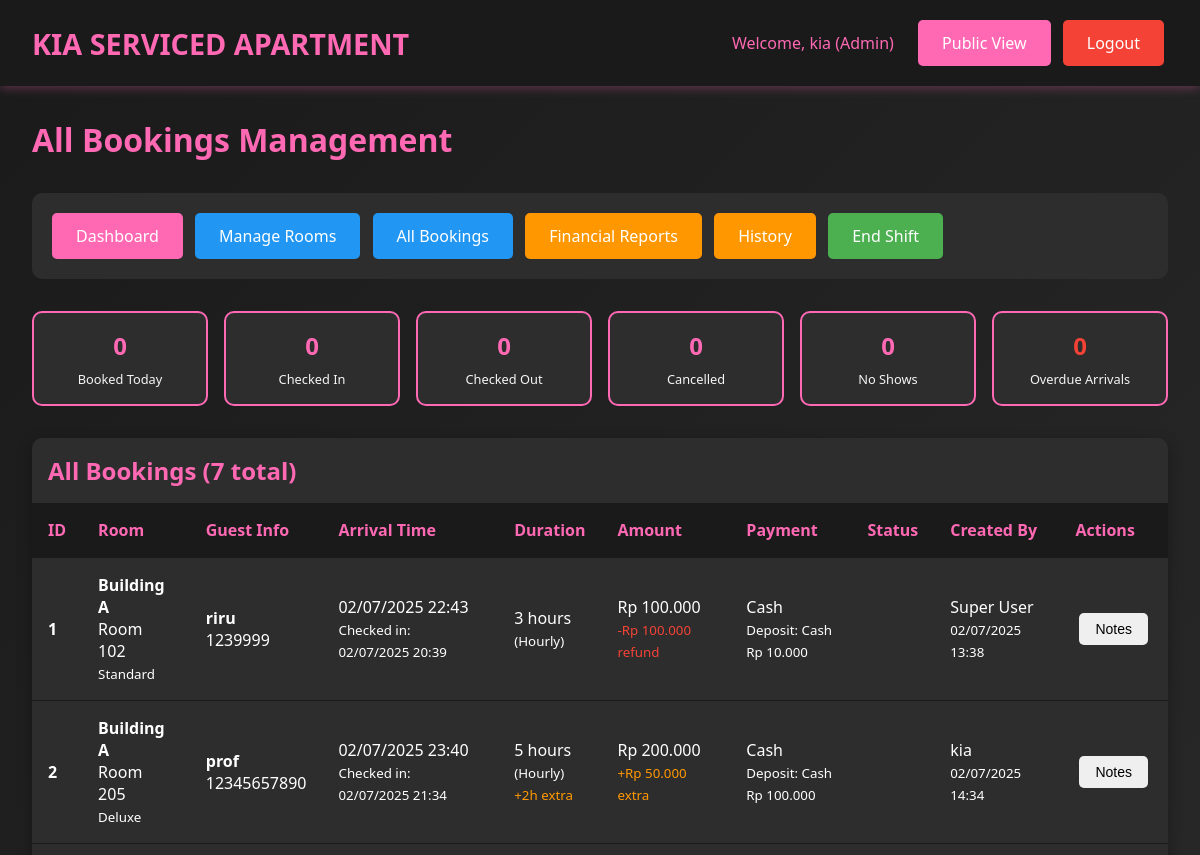
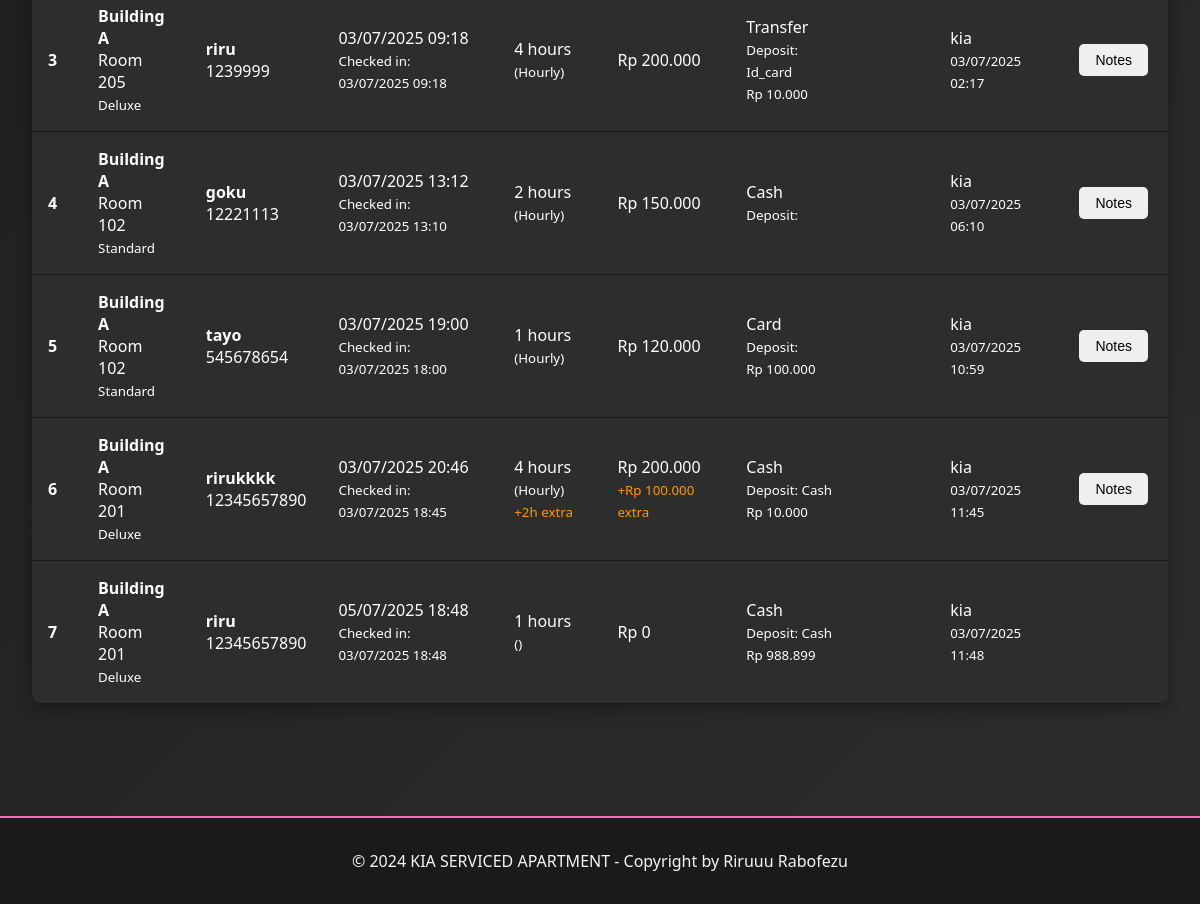
The app's page /admin/bookings.php (signed in), older data (2 pictures, top to bottom).
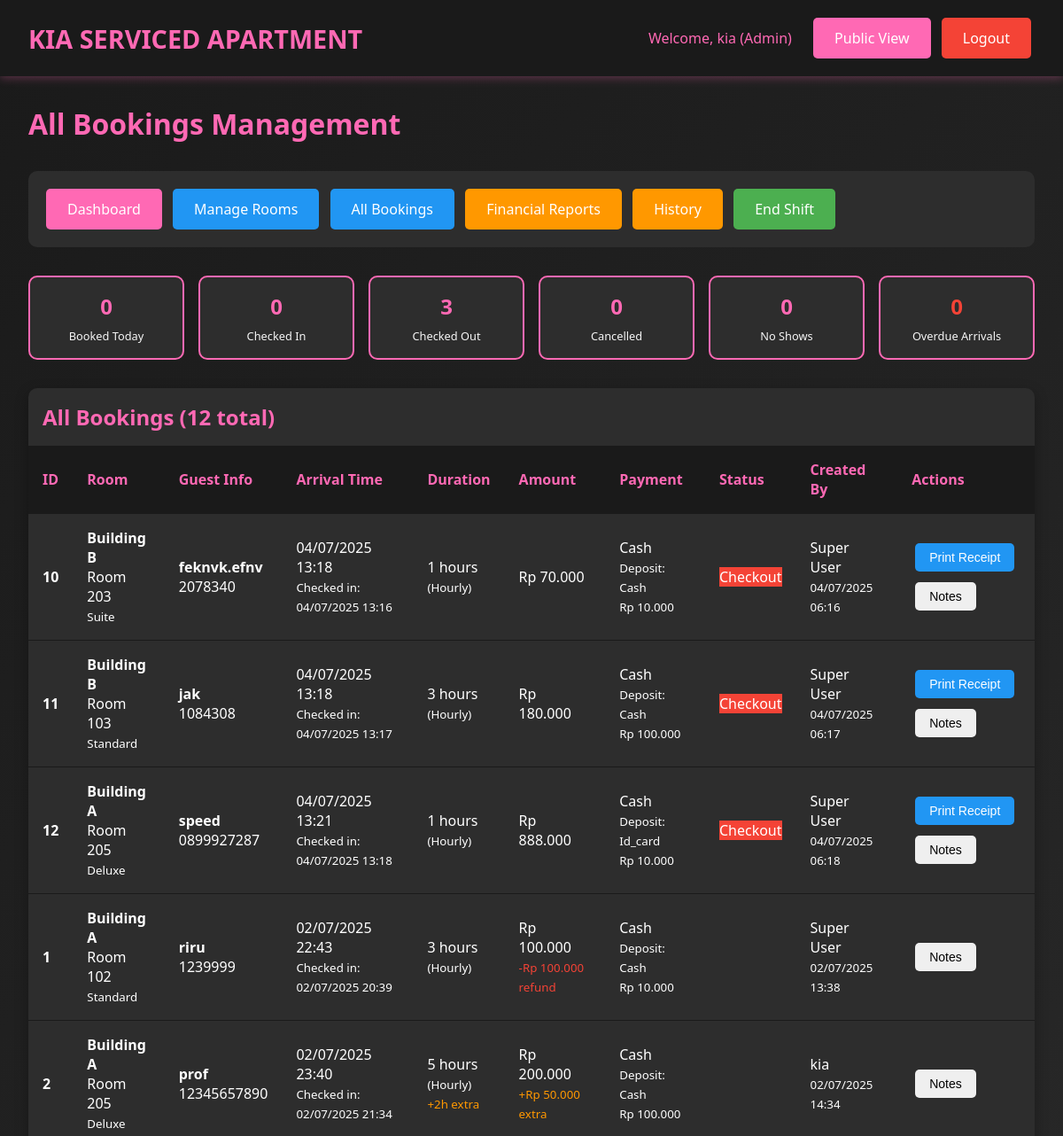
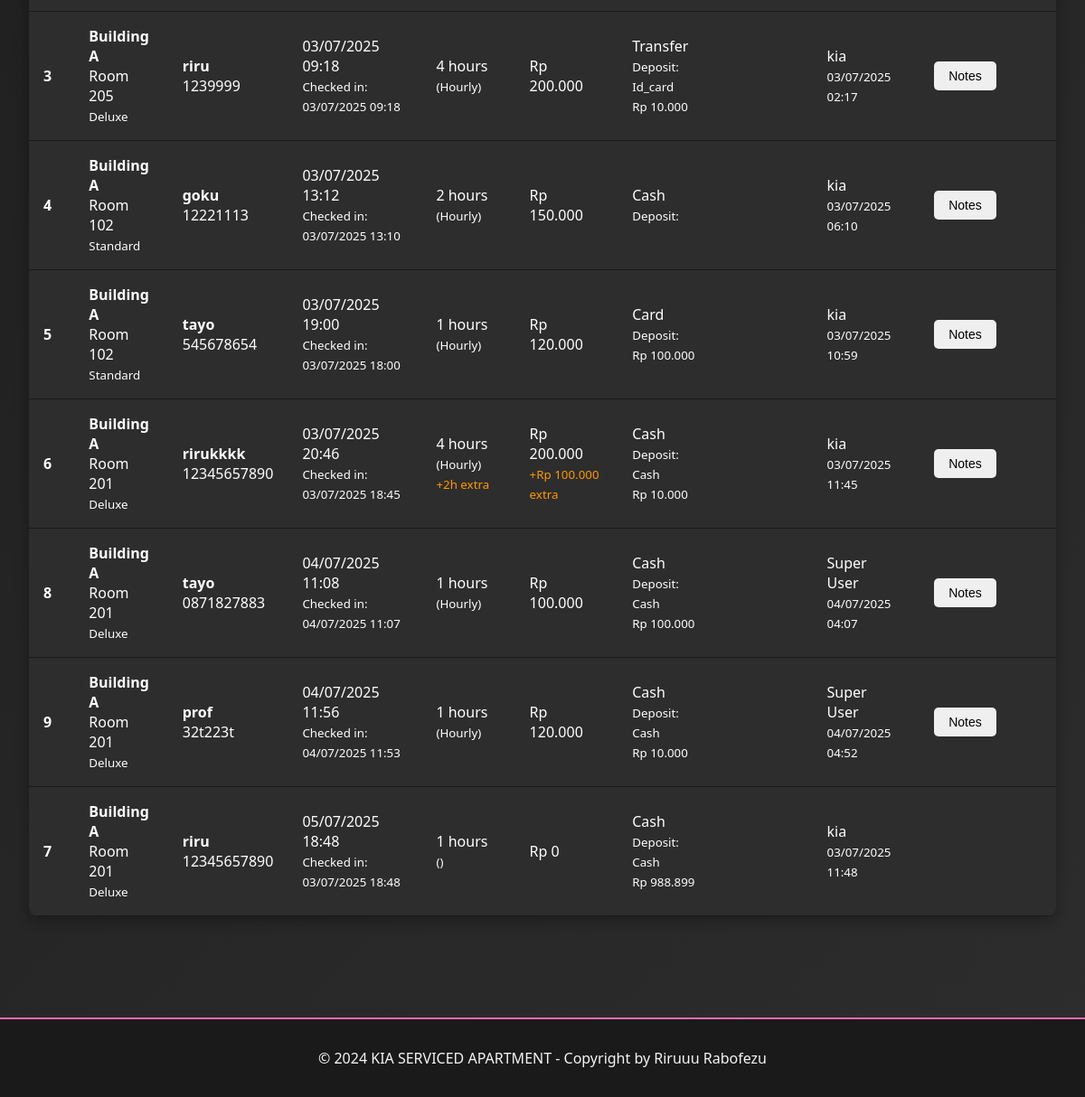
The same page, newer data (2 pictures, top to bottom).
### tables this page shows
CREATE TABLE `bookings` (
  `id` int(11) NOT NULL,
  `room_id` int(11) NOT NULL,
  `guest_name` varchar(100) NOT NULL,
  `arrival_time` datetime NOT NULL,
  `phone_number` varchar(20) NOT NULL,
  `duration_type` enum('hourly','fullday') NOT NULL,
  `duration_hours` int(11) NOT NULL,
  `price_amount` decimal(10,2) NOT NULL,
  `payment_method` varchar(50) NOT NULL,
  `deposit_type` enum('cash','id_card') NOT NULL,
  `deposit_amount` decimal(10,2) DEFAULT 0.00,
  `notes` text DEFAULT NULL,
  `status` enum('booked','checkin','checkout','cancelled','no_show') DEFAULT 'booked',
  `checkin_time` datetime DEFAULT NULL,
  `checkout_time` datetime DEFAULT NULL,
  `extra_time_hours` int(11) DEFAULT 0,
  `extra_time_amount` decimal(10,2) DEFAULT 0.00,
  `refund_amount` decimal(10,2) DEFAULT 0.00,
  `refund_method` varchar(50) DEFAULT NULL,
  `created_by` int(11) NOT NULL,
  `created_at` timestamp NOT NULL DEFAULT current_timestamp(),
  `updated_at` timestamp NOT NULL DEFAULT current_timestamp() ON UPDATE current_timestamp()
);

CREATE TABLE `rooms` (
  `id` int(11) NOT NULL,
  `location` varchar(100) NOT NULL,
  `floor_number` int(11) NOT NULL,
  `room_number` varchar(20) NOT NULL,
  `room_type` varchar(50) NOT NULL,
  `wifi_name` varchar(100) DEFAULT NULL,
  `wifi_password` varchar(100) DEFAULT NULL,
  `status` enum('ready','booked','checkin','checkout') DEFAULT 'ready',
  `created_at` timestamp NOT NULL DEFAULT current_timestamp(),
  `updated_at` timestamp NOT NULL DEFAULT current_timestamp() ON UPDATE current_timestamp()
);

CREATE TABLE `users` (
  `id` int(11) NOT NULL,
  `username` varchar(50) NOT NULL,
  `password` varchar(255) NOT NULL,
  `full_name` varchar(100) NOT NULL,
  `role` enum('superuser','admin','cashier') NOT NULL,
  `created_at` timestamp NOT NULL DEFAULT current_timestamp(),
  `updated_at` timestamp NOT NULL DEFAULT current_timestamp() ON UPDATE current_timestamp()
);

### includes/config.php (called while the page is built, shortened)
<?php
function formatCurrency($amount) {
    return 'Rp ' . number_format($amount, 0, ',', '.');
}
function formatDateTime($datetime) {
    return date('d/m/Y H:i', strtotime($datetime));
}
?>

### admin/bookings.php (the view, shortened to what this page needs)
<?php
require_once "../includes/config.php";
$sql = "SELECT b.*, r.room_number, r.location, r.room_type, u.full_name as created_by_name
        FROM bookings b
        JOIN rooms r ON b.room_id = r.id
        JOIN users u ON b.created_by = u.id
        ORDER BY
            CASE
                WHEN b.status = \"booked\" AND b.arrival_time < NOW() THEN 1
                WHEN b.status = \"booked\" THEN 2
                WHEN b.status = \"checkin\" THEN 3
                WHEN b.status = \"checkout\" THEN 4
                ELSE 5
            END,
            b.arrival_time ASC";
$stmt = $pdo->prepare($sql);
$stmt->execute();
$bookings = $stmt->fetchAll();
$stmt = $pdo->query("SELECT
    COUNT(CASE WHEN status = \"booked\" THEN 1 END) as booked,
    COUNT(CASE WHEN status = \"checkin\" THEN 1 END) as checkin,
    COUNT(CASE WHEN status = \"checkout\" THEN 1 END) as checkout,
    COUNT(CASE WHEN status = \"cancelled\" THEN 1 END) as cancelled,
    COUNT(CASE WHEN status = \"no_show\" THEN 1 END) as no_show,
    COUNT(CASE WHEN status = \"booked\" AND arrival_time < NOW() THEN 1 END) as overdue
    FROM bookings
    WHERE DATE(created_at) = CURDATE()");
$stats = $stmt->fetch();
?>
<!DOCTYPE html>
<html lang="id">
<head>
    <link rel="stylesheet" href="../assets/css/style.css">
</head>
<body>
    <header class="header">
        <div class="header-content">
            <a href="../index.php" class="logo">KIA SERVICED APARTMENT</a>
            <div>
                <span style="color: var(--primary-pink); margin-right: 1rem;">
                    Welcome, <?php echo htmlspecialchars($_SESSION["full_name"]); ?> (<?php echo ucfirst($_SESSION["user_role"]); ?>)
                </span>
                <a href="../index.php" class="btn btn-primary">Public View</a>
                <a href="../includes/logout.php" class="btn btn-danger">Logout</a>
            </div>
        </div>
    </header>
    <div class="container">
        <h1 style="color: var(--primary-pink); margin-bottom: 2rem;">All Bookings Management</h1>
        <div style="background: var(--dark-gray); padding: 1rem; border-radius: 10px; margin-bottom: 2rem;">
            <a href="dashboard.php" class="btn btn-primary">Dashboard</a>
            <a href="rooms.php" class="btn btn-info">Manage Rooms</a>
            <a href="bookings.php" class="btn btn-info">All Bookings</a>
            <a href="reports.php" class="btn btn-warning">Financial Reports</a>
            <a href="history.php" class="btn btn-warning">History</a>
            <a href="shift_report.php" class="btn btn-success">End Shift</a>
        </div>
        <div class="booking-stats">
            <div class="stat-card">
                <div class="stat-number"><?php echo $stats["booked"]; ?></div>
                <div class="stat-label">Booked Today</div>
            </div>
            <div class="stat-card">
                <div class="stat-number"><?php echo $stats["checkin"]; ?></div>
                <div class="stat-label">Checked In</div>
            </div>
            <div class="stat-card">
                <div class="stat-number"><?php echo $stats["checkout"]; ?></div>
                <div class="stat-label">Checked Out</div>
            </div>
            <div class="stat-card">
                <div class="stat-number"><?php echo $stats["cancelled"]; ?></div>
                <div class="stat-label">Cancelled</div>
            </div>
            <div class="stat-card">
                <div class="stat-number"><?php echo $stats["no_show"]; ?></div>
                <div class="stat-label">No Shows</div>
            </div>
            <div class="stat-card">
                <div class="stat-number" style="color: var(--danger);"><?php echo $stats["overdue"]; ?></div>
                <div class="stat-label">Overdue Arrivals</div>
            </div>
        </div>
        <div class="table-container">
            <h2 style="color: var(--primary-pink); margin: 1rem;">
                All Bookings (<?php echo count($bookings); ?> total)
            </h2>
            <div style="overflow-x: auto;">
                <table class="table">
                    <thead>
                        <tr>
                            <th>ID</th>
                            <th>Room</th>
                            <th>Guest Info</th>
                            <th>Arrival Time</th>
                            <th>Duration</th>
                            <th>Amount</th>
                            <th>Payment</th>
                            <th>Status</th>
                            <th>Created By</th>
                            <th>Actions</th>
                        </tr>
                    </thead>
                    <tbody>
                        <?php foreach ($bookings as $booking): ?>
                            <?php
                            $is_overdue = ($booking["status"] == "booked" && strtotime($booking["arrival_time"]) < time());
                            $total_amount = $booking["price_amount"] + $booking["extra_time_amount"];
                            $total_hours = $booking["duration_hours"] + $booking["extra_time_hours"];
                            ?>
                            <tr class="booking-row <?php echo $is_overdue ? "overdue" : ""; ?>">
                                <td>
                                    <strong><?php echo $booking["id"]; ?></strong>
                                </td>
                                <td>
                                    <strong><?php echo htmlspecialchars($booking["location"]); ?></strong><br>
                                    Room <?php echo htmlspecialchars($booking["room_number"]); ?><br>
                                    <small><?php echo htmlspecialchars($booking["room_type"]); ?></small>
                                </td>
                                <td>
                                    <strong><?php echo htmlspecialchars($booking["guest_name"]); ?></strong><br>
                                    <?php echo htmlspecialchars($booking["phone_number"]); ?>
                                </td>
                                <td>
                                    <?php echo formatDateTime($booking["arrival_time"]); ?>
                                    <?php if ($booking["checkin_time"]): ?>
                                        <br><small>Checked in: <?php echo formatDateTime($booking["checkin_time"]); ?></small>
                                    <?php endif; ?>
                                </td>
                                <td>
                                    <?php echo $total_hours; ?> hours<br>
                                    <small>(<?php echo ucfirst($booking["duration_type"]); ?>)</small>
                                    <?php if ($booking["extra_time_hours"] > 0): ?>
                                        <br><small style="color: var(--warning);">+<?php echo $booking["extra_time_hours"]; ?>h extra</small>
                                    <?php endif; ?>
                                </td>
                                <td>
                                    <?php echo formatCurrency($total_amount); ?>
                                    <?php if ($booking["extra_time_amount"] > 0): ?>
                                        <br><small style="color: var(--warning);">+<?php echo formatCurrency($booking["extra_time_amount"]); ?> extra</small>
                                    <?php endif; ?>
                                    <?php if ($booking["refund_amount"] > 0): ?>
                                        <br><small style="color: var(--danger);">-<?php echo formatCurrency($booking["refund_amount"]); ?> refund</small>
                                    <?php endif; ?>
                                </td>
                                <td>
                                    <?php echo ucfirst($booking["payment_method"]); ?><br>
                                    <small>Deposit: <?php echo ucfirst($booking["deposit_type"]); ?></small>
                                    <?php if ($booking["deposit_amount"] > 0): ?>
                                        <br><small><?php echo formatCurrency($booking["deposit_amount"]); ?></small>
                                    <?php endif; ?>
                                </td>
                                <td>
                                    <span class="status-<?php echo $booking["status"]; ?>">
                                        <?php echo ucfirst(str_replace("_", " ", $booking["status"])); ?>
                                    </span>
                                </td>
                                <td>
                                    <?php echo htmlspecialchars($booking["created_by_name"]); ?><br>
                                    <small><?php echo formatDateTime($booking["created_at"]); ?></small>
                                </td>
                                <td>
                                    <div class="booking-actions">
                                        <?php if ($booking["status"] == "booked"): ?>
                                            <?php if ($is_overdue): ?>
                                                <button onclick="confirmArrival(<?php echo $booking["id"]; ?>)"
                                                        class="btn btn-success btn-sm">Confirm Arrival</button>
                                                <button onclick="markNoShow(<?php echo $booking["id"]; ?>)"
                                                        class="btn btn-danger btn-sm">No Show</button>
                                            <?php else: ?>
                                                <button onclick="checkinRoom(<?php echo $booking["id"]; ?>)"
                                                        class="btn btn-success btn-sm">Check In</button>
                                            <?php endif; ?>
                                            <button onclick="cancelBooking(<?php echo $booking["id"]; ?>)"
                                                    class="btn btn-danger btn-sm">Cancel</button>
                                        <?php elseif ($booking["status"] == "checkout"): ?>
                                            <button onclick="printReceipt(<?php echo $booking["id"]; ?>)"
                                                    class="btn btn-info btn-sm">Print Receipt</button>
                                        <?php endif; ?>
                                        <?php if ($booking["notes"]): ?>
                                            <button onclick="showNotes(\"<?php echo htmlspecialchars($booking["notes"], ENT_QUOTES); ?>\")"
                                                    class="btn btn-secondary btn-sm">Notes</button>
                                        <?php endif; ?>
                                    </div>
                                </td>
                            </tr>
                        <?php endforeach; ?>
                    </tbody>
                </table>
            </div>
        </div>
    </div>
    <footer class="footer">
        <p>&copy; 2024 KIA SERVICED APARTMENT - Copyright by Riruuu Rabofezu</p>
    </footer>
</body>
</html>

### assets/css/style.css (style rules this page uses)
* { margin: 0; padding: 0; box-sizing: border-box; }
:root { --primary-pink: #ff69b4; --dark-pink: #e91e63; --light-pink: #ffc0cb; --black: #1a1a1a; --dark-gray: #2d2d2d; --light-gray: #f5f5f5; --white: #ffffff; --success: #4caf50; --warning: #ff9800; --info: #2196f3; --danger: #f44336; }
body { font-family: 'Segoe UI', Tahoma, Geneva, Verdana, sans-serif; background: linear-gradient(135deg, var(--black) 0%, var(--dark-gray) 100%); color: var(--white); min-height: 100vh; }
.header { background: var(--black); padding: 1rem 2rem; box-shadow: 0 2px 10px rgba(255, 105, 180, 0.3); position: sticky; top: 0; z-index: 1000; }
.header-content { display: flex; justify-content: space-between; align-items: center; max-width: 1200px; margin: 0 auto; }
.logo { font-size: 1.8rem; font-weight: bold; color: var(--primary-pink); text-decoration: none; }
.btn { padding: 0.75rem 1.5rem; border: none; border-radius: 5px; cursor: pointer; font-size: 1rem; font-weight: 500; text-decoration: none; display: inline-block; text-align: center; transition: all 0.3s ease; margin: 0.25rem; }
.btn-primary { background: var(--primary-pink); color: var(--white); }
.btn-success { background: var(--success); color: var(--white); }
.btn-warning { background: var(--warning); color: var(--white); }
.btn-info { background: var(--info); color: var(--white); }
.btn-danger { background: var(--danger); color: var(--white); }
.btn-sm { padding: 0.5rem 1rem; font-size: 0.875rem; }
.container { max-width: 1200px; margin: 0 auto; padding: 2rem; }
.status-checkout { background: var(--danger); color: var(--white); }
.table-container { background: var(--dark-gray); border-radius: 10px; overflow: hidden; box-shadow: 0 5px 15px rgba(0, 0, 0, 0.3); margin: 2rem 0; }
.table { width: 100%; border-collapse: collapse; }
.table th, .table td { padding: 1rem; text-align: left; border-bottom: 1px solid var(--black); }
.table th { background: var(--black); color: var(--primary-pink); font-weight: bold; }
.footer { background: var(--black); text-align: center; padding: 2rem; margin-top: 3rem; border-top: 2px solid var(--primary-pink); }
.footer p { color: var(--light-gray); margin: 0; }

### admin/bookings.php (style rules this page uses)
.booking-stats { display: grid; grid-template-columns: repeat(auto-fit, minmax(150px, 1fr)); gap: 1rem; margin-bottom: 2rem; }
.stat-card { background: var(--dark-gray); padding: 1rem; border-radius: 10px; text-align: center; border: 2px solid var(--primary-pink); }
.stat-number { font-size: 1.5rem; font-weight: bold; color: var(--primary-pink); margin-bottom: 0.5rem; }
.stat-label { color: var(--light-gray); font-size: 0.8rem; }
.booking-actions { display: flex; gap: 0.25rem; flex-wrap: wrap; }

Row changes from the older to the newer data that the page shows:
added bookings: id "10", room.location "Building B", room.room_number "203", room.room_type "Suite", guest_name "feknvk.efnv", phone_number "2078340", arrival_time "04/07/2025 13:18", checkin_time "04/07/2025 13:16", duration_hours "1", duration_type "Hourly", formatCurrency($total_amount) "Rp 70.000", payment_method "Cash", deposit_type "Cash", deposit_amount "Rp 10.000", status "Checkout", created_by.full_name "Super User", created_at "04/07/2025 06:16"
added bookings: id "11", room.location "Building B", room.room_number "103", room.room_type "Standard", guest_name "jak", phone_number "1084308", arrival_time "04/07/2025 13:18", checkin_time "04/07/2025 13:17", duration_hours "3", duration_type "Hourly", formatCurrency($total_amount) "Rp 180.000", payment_method "Cash", deposit_type "Cash", deposit_amount "Rp 100.000", status "Checkout", created_by.full_name "Super User", created_at "04/07/2025 06:17"
added bookings: id "12", room.location "Building A", room.room_number "205", room.room_type "Deluxe", guest_name "speed", phone_number "0899927287", arrival_time "04/07/2025 13:21", checkin_time "04/07/2025 13:18", duration_hours "1", duration_type "Hourly", formatCurrency($total_amount) "Rp 888.000", payment_method "Cash", deposit_type "Id_card", deposit_amount "Rp 10.000", status "Checkout", created_by.full_name "Super User", created_at "04/07/2025 06:18"
added bookings: id "8", room.location "Building A", room.room_number "201", room.room_type "Deluxe", guest_name "tayo", phone_number "0871827883", arrival_time "04/07/2025 11:08", checkin_time "04/07/2025 11:07", duration_hours "1", duration_type "Hourly", formatCurrency($total_amount) "Rp 100.000", payment_method "Cash", deposit_type "Cash", deposit_amount "Rp 100.000", created_by.full_name "Super User", created_at "04/07/2025 04:07"
added bookings: id "9", room.location "Building A", room.room_number "201", room.room_type "Deluxe", guest_name "prof", phone_number "32t223t", arrival_time "04/07/2025 11:56", checkin_time "04/07/2025 11:53", duration_hours "1", duration_type "Hourly", formatCurrency($total_amount) "Rp 120.000", payment_method "Cash", deposit_type "Cash", deposit_amount "Rp 10.000", created_by.full_name "Super User", created_at "04/07/2025 04:52"
Text that changed along with them:
$stats["checkout"]: "0" → "3"
count($bookings): "7" → "12"
